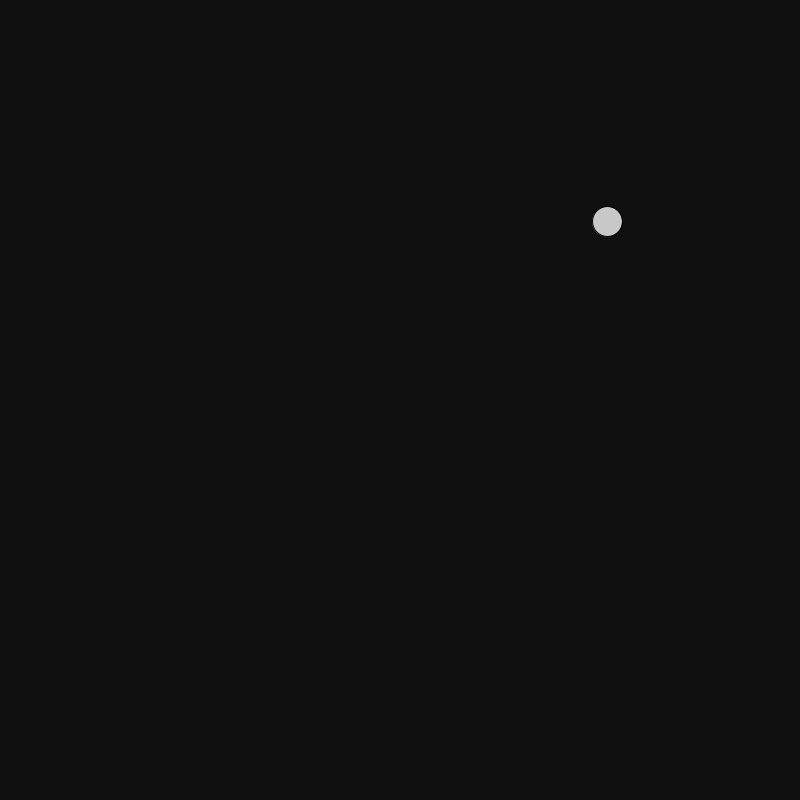
Frame 1 (no input)
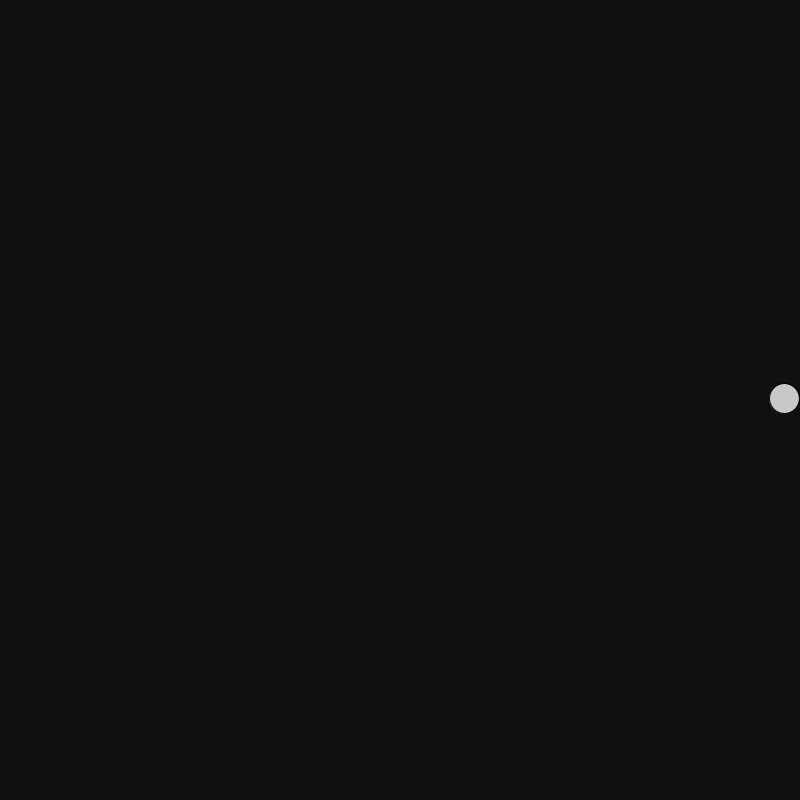
Frame 60 (the mouse pressed at the canvas centre just before this capture)
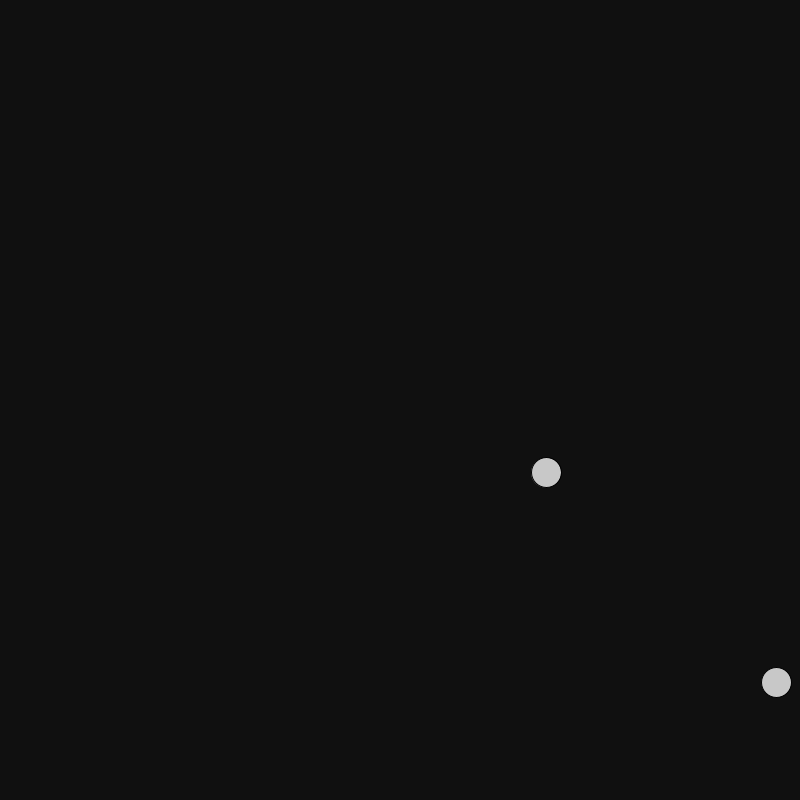
Frame 120 (the mouse held since frame 60 and released just before this capture)

The Processing sketch that drew these frames (run headless with seeded random() and noise(); from frame 60 on, the mouse is pressed at the canvas centre):

// Processing sketch: Chemotaxis
// ── Chemotaxis.pde
Bacteria [] b;
Bacteria m;
int cells;

void setup() {
  size(800, 800);
  cells = 1;
  b = new Bacteria[cells];
  for (int i = 0; i < b.length; i++) {
    b[i] = new Bacteria();
  }
}

void draw() {
  background(16);
  for (int i = 0; i < b.length; i++) {
    b[i].move();
    b[i].bounds();
    b[i].collision();
    b[i].show();
  }
}

void mousePressed() {
  divide();
}

void divide() {
  cells*= 2;
  b = new Bacteria[cells];
  for (int i = 0; i < b.length; i++) {
    b[i] = new Bacteria();
  }
  
}

// ── Bacteria.pde
class Bacteria {
  private float x;
  private float y;
  private float xA;
  private float yA;
  private int w;
  private int h;
  
  Bacteria() {
    x = (float)(Math.random() * 781) + 10;
    y = (float)(Math.random() * 781) + 10;
    xA = 3;
    if ((Math.random() * 2) == 0) {
      xA*=-1;
    }
    yA = 3;
    if ((Math.random() * 2) == 0) {
      yA*=-1;
    }
    w = 30;
    h = 30;
  }
  
  void show() {
    fill(200);
    ellipseMode(CENTER);
    ellipse(x, y, w, h);
  }
  
  void move() {
    x+= xA;
    y+= yA;
  }
  
  void bounds() {
    if (x > width - (w / 2) || x < (w / 2)) {
      xA*=-1;
    }
    if (y > height - (h / 2) || y < (h / 2)) {
      yA*=-1;
    }
  }
  
  void collision() { // TODO: make the distance formula the first condition, then check which (x or y) is closer with 2 if statements within the first
    for (Bacteria i : b) {
      if (Math.abs(this.x - i.x) <= w && Math.sqrt(sq(i.x - this.x) + sq(i.y - this.y)) <= w) {
        this.xA*=-1;
        i.xA*=-1;
      } 
      if (Math.abs(this.y - i.y) <= h && Math.sqrt(sq(i.x - this.x) + sq(i.y - this.y)) <= h) {
        this.yA*=-1;
        i.yA*=-1;
      }
    }
  }
}
